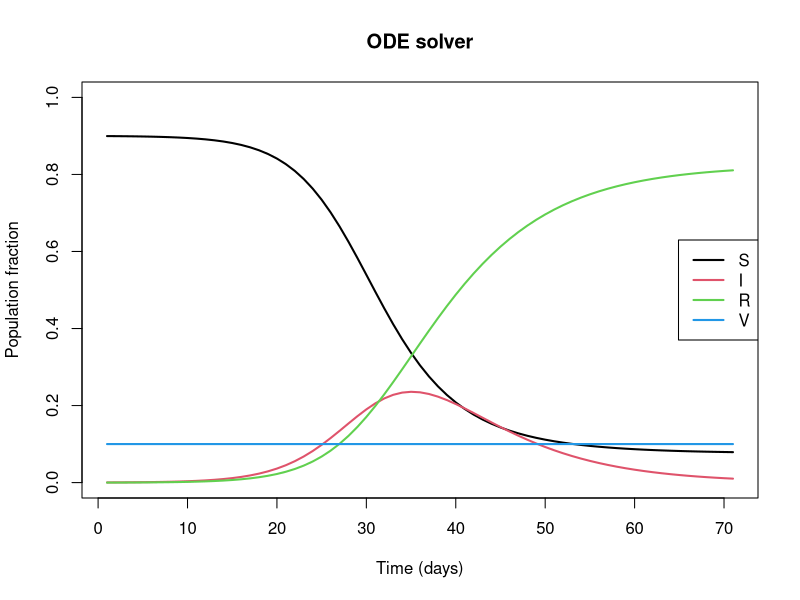

Write R code to recreate this figure.
#############################################################################
# This file is part of the SIMID course material
#
# Copyright 2019, CHERMID, UNIVERSITY OF ANTWERP
#############################################################################
#
# ODE: SIRV MODEL WITH
#   --> POPULATION MODEL WITH HOMOGENEOUS RANDOM MIXING
#   --> VACCINE EFFICACY: 100%
#
# Packages:    'deSolve' (General Solver for Ordinary Differential Equations)
#############################################################################

## set working directory (or open RStudio with this script)
# setwd("C:\\User\\path\\to\\the\\rcode\\folder") ## WINDOWS
# setwd("/Users/path/to/the/rcode/folder") ## MAC

# clear global environment
rm(list = ls())

# if the 'deSolve' package is not installed --> install
if(!'deSolve' %in% installed.packages()[,1]){ install.packages('deSolve')}

# load the 'deSolve' package
library(deSolve)


########################################
# MODEL SETTINGS                       #
########################################
pop_size          <- 10000
num_days          <- 70
R0                <- 3
num_days_infected <- 7
infected_seeds    <- 4
vaccine_coverage  <- 0.1


########################################
# INITIALIZE PARAMETERS AND POPULATION #
########################################
# recovery parameter
gamma  <- 1/num_days_infected

# transmission parameter
beta   <- R0*gamma

# population states
S      <- 1 - (infected_seeds/pop_size) - vaccine_coverage
I      <- infected_seeds/pop_size
R      <- 0
V      <- vaccine_coverage

########################################
# CREATE SIRV FUNCTION                  #
########################################
sirv_func <- function(times, states, params) {

  # rename states and parameters
  S     <- states['S']
  I     <- states['I']
  beta  <- params['beta']
  gamma <- params['gamma']

  # calculate state changes
  dS <- -beta * S * I
  dI <-  beta * S * I - gamma * I
  dR <-                 gamma * I
  dV <- 0

  # return (dS, dI, dR) as a vector in a list (required for the 'solve' function)
  return(list(c(dS, dI, dR, dV)))
}

########################################
# SET FUNCTION PARAMETERS              #
########################################
# time frame
times      <- seq(0, num_days, by = 1)

# health states
states     <- c(S = S, I = I, R = R, V = V)

# parameters
params     <- c(beta = beta, gamma = gamma)



########################################
# SOLVE ODE                            #
########################################
# use the 'ode' function of deSolve package with our SIR function, health states and parameters
out <- ode(func = sirv_func, y = states, times = times, parms = params)

# convert the 'out' matrix into a data-frame (to enable the use of '$' to access a column by name)
out <- as.data.frame(out)


########################################
# PLOT RESULTS                         #
########################################
# plot results
plot(out$S,
     type='l',
     xlab='Time (days)',
     ylab='Population fraction',
     main='ODE solver',
     ylim=c(0,1),
     lwd=2)
lines(out$I, col=2, lwd=2)
lines(out$R, col=3, lwd=2)
lines(out$V, col=4, lwd=2)

# add legend
legend(x = 'right', legend = c('S','I','R','V'), col=1:4, lwd=2)

# print final size to console
print(paste0('FINAL SIZE: ',round(out$R[num_days]*100,digits=2),'%'))
